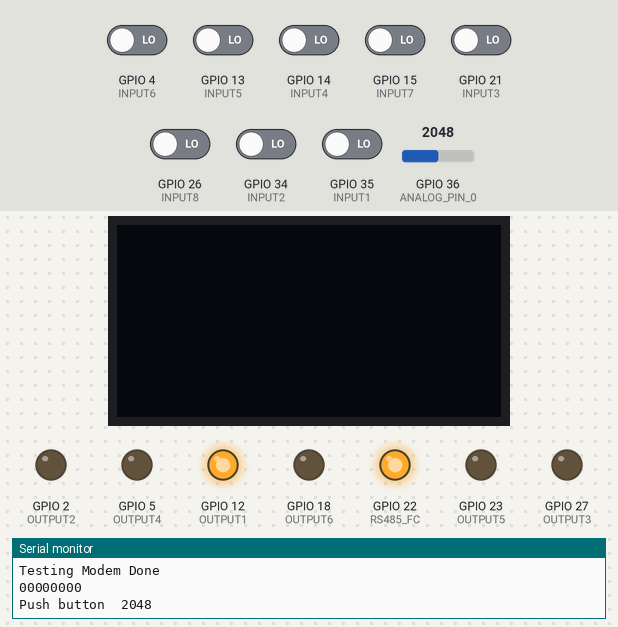
This sketch was run on a simulated ESP32. On the bench: 128×64 one-colour display, output pins drawn as LEDs (lit = HIGH), the last lines printed to the serial monitor. The test bench sets the inputs (shaded band); at power-on: GPIO 4 (INPUT6), GPIO 13 (INPUT5), GPIO 14 (INPUT4), GPIO 15 (INPUT7), GPIO 21 (INPUT3), GPIO 26 (INPUT8), GPIO 34 (INPUT2), GPIO 35 (INPUT1) LOW, GPIO 36 (ANALOG_PIN_0) = 2048. The display library's start-up logo is not drawn; the modem accepts every AT command (registered, SIM ready, sends succeed) and sends nothing else.

Above: at 30.15 s.
At 30.55 s:
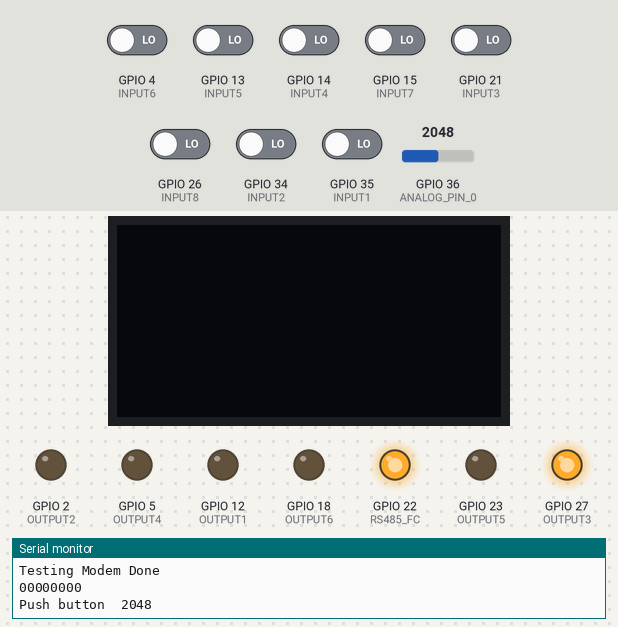
At 30.95 s:
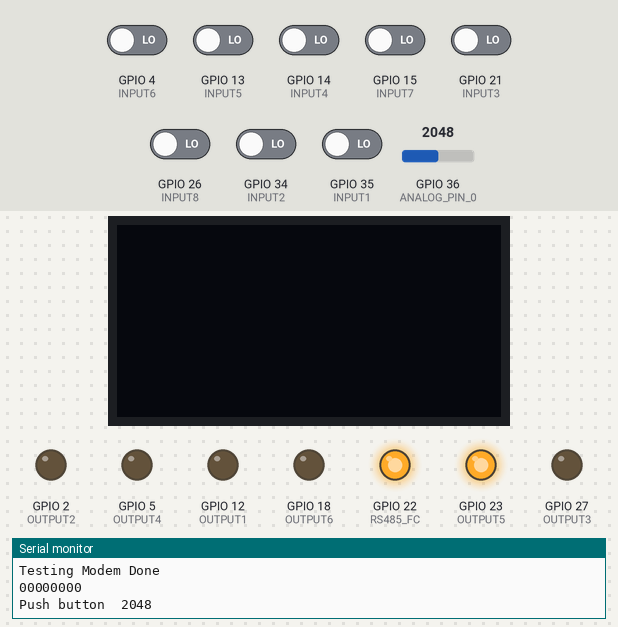
At 31.8 s:
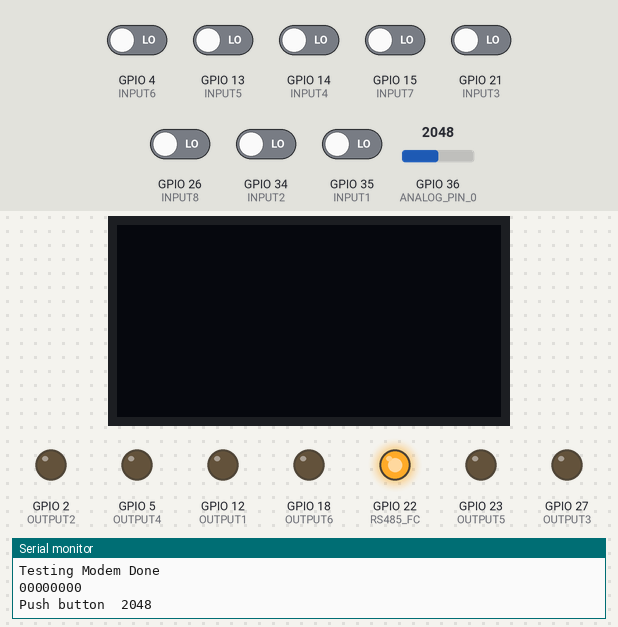
At 33.95 s:
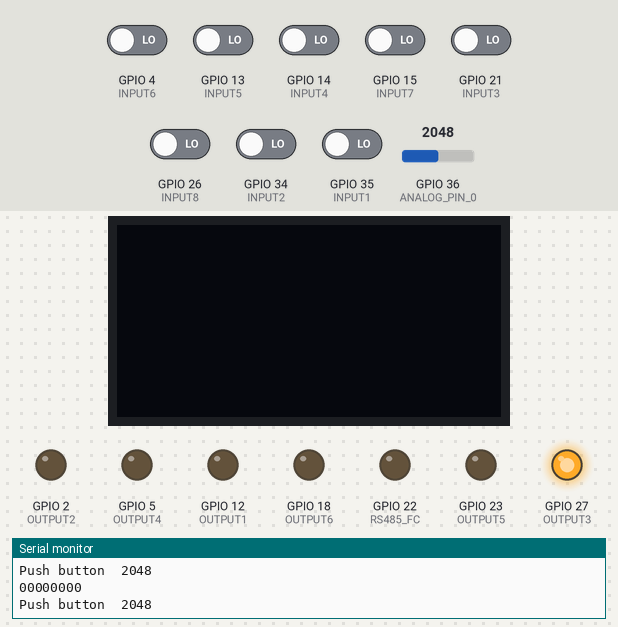
At 36.3 s:
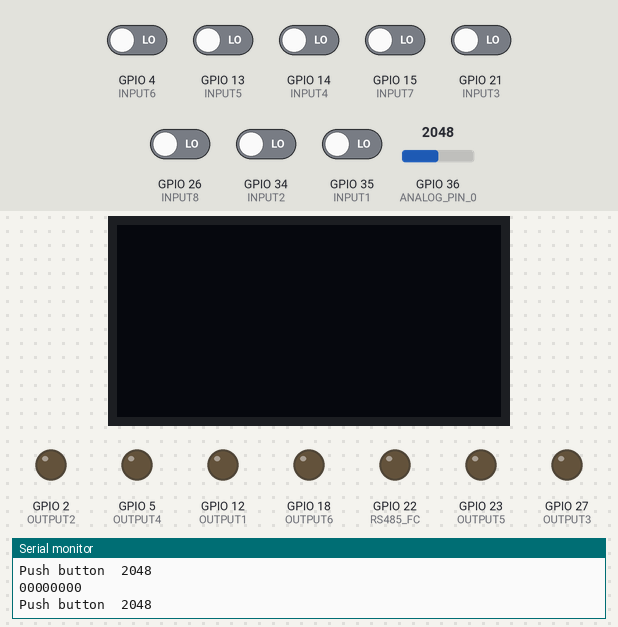
Timing chart, 0 to 37.9 s (numbered marks = the images above):
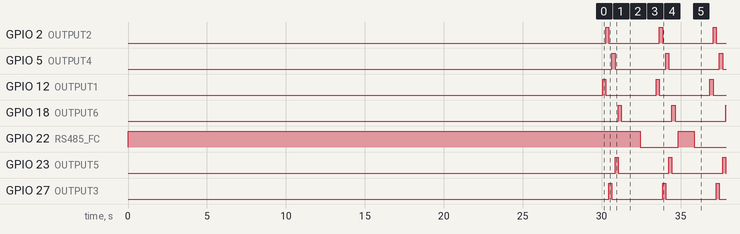

Measured:
- by itself, GPIO 22 (RS485_FC): alternates HIGH for 1.0 s and LOW for 2.4 s
- by itself, GPIO 2 (OUTPUT2), GPIO 5 (OUTPUT4), GPIO 12 (OUTPUT1), GPIO 18 (OUTPUT6), GPIO 23 (OUTPUT5), GPIO 27 (OUTPUT3): alternates HIGH for 0.20 s and LOW for 3.2 s

The sketch:

GSM-AE07-T-G.ino
```cpp
/*
 * RS485
 * SIM800C
 * All Output Turn ON Series
 * All input status serial print
 * Turns ON All Outputs in series
 * Serial prints all the input status
 * SIM800C External Antenna Test
 */

#include <SPI.h>
#include <Wire.h>
#include <Adafruit_GFX.h>
#include <Adafruit_SSD1306.h>
#include <Ethernet.h>
#include <EthernetUdp.h>
#include "FS.h"
#include "SD.h"
#include "RTClib.h"

#define ANALOG_PIN_0 36

#define INPUT1 35
#define INPUT2 34
#define INPUT3 21
#define INPUT4 14
#define INPUT5 13
#define INPUT6 4
#define INPUT7 15
#define INPUT8 26

#define OUTPUT1 12
#define OUTPUT2 2
#define OUTPUT3 27
#define OUTPUT4 5
#define OUTPUT5 23
#define OUTPUT6 18

#define RS485_RX 25
#define RS485_TX 19
#define RS485_FC 22

#define GSM_RX 33
#define GSM_TX 32

#define SCREEN_WIDTH 128 // OLED display width, in pixels
#define SCREEN_HEIGHT 64 // OLED display height, in pixels

#define OLED_RESET     -1 // Reset pin # (or -1 if sharing Arduino reset pin)
Adafruit_SSD1306 display(SCREEN_WIDTH, SCREEN_HEIGHT, &Wire, OLED_RESET);

int analog_value = 0;

int readSwitch(){
  analog_value = analogRead(ANALOG_PIN_0);
  return analog_value; //Read analog
}
unsigned long int timer1 = 0;

// ================================================ SETUP ================================================
void setup() {
  Serial.begin(115200);
  Serial.println("Hello");

  pinMode(RS485_FC, OUTPUT);
  digitalWrite(RS485_FC, HIGH);   // RS-485

  Serial1.begin(9600, SERIAL_8N1, RS485_RX, RS485_TX);
  Serial2.begin(9600, SERIAL_8N1, GSM_RX, GSM_TX);

  pinMode(OUTPUT1, OUTPUT);
  pinMode(OUTPUT2, OUTPUT);
  pinMode(OUTPUT3, OUTPUT);
  pinMode(OUTPUT4, OUTPUT);
  pinMode(OUTPUT5, OUTPUT);
  pinMode(OUTPUT6, OUTPUT);

  pinMode(INPUT1, INPUT);
  pinMode(INPUT2, INPUT);
  pinMode(INPUT3, INPUT);
  pinMode(INPUT4, INPUT);
  pinMode(INPUT5, INPUT);
  pinMode(INPUT6, INPUT);
  pinMode(INPUT7, INPUT);
  pinMode(INPUT8, INPUT);

  Wire.begin(16,17);
  Serial.println("Initializing DIsplay");
  if(!display.begin(SSD1306_SWITCHCAPVCC, 0x3C)) { // Address 0x3D for 128x64
    Serial.println(F("SSD1306 allocation failed"));
    for(;;); // Don't proceed, loop forever
  }
  display.display();
  Serial.println("Testing Modem");
  timer1 = millis();
  Serial2.println("AT");
  while(millis()<timer1+10000){
    while (Serial2.available()) {
    int inByte = Serial2.read();
    Serial.write(inByte);
    }
  }
  timer1 = millis();
  Serial2.println("AT+CPIN?");
  while(millis()<timer1+10000){
    while (Serial2.available()) {
    int inByte = Serial2.read();
    Serial.write(inByte);
    }
  }
  timer1 = millis();
  Serial2.println("AT+CFUN?");
  while(millis()<timer1+10000){
    while (Serial2.available()) {
    int inByte = Serial2.read();
    Serial.write(inByte);
    }
  }
  Serial.println("Testing Modem Done");
  adcAttachPin(36);
  digitalWrite(RS485_FC, HIGH);   // RS-485
}

void loop() {
  while (Serial.available()) {
    int inByte = Serial.read();
    Serial2.write(inByte);
  }
  while (Serial2.available()) {
    int inByte = Serial2.read();
    Serial.write(inByte);
  }
  Serial.print(digitalRead(INPUT1));
  Serial.print(digitalRead(INPUT2));
  Serial.print(digitalRead(INPUT3));
  Serial.print(digitalRead(INPUT4));
  Serial.print(digitalRead(INPUT5));
  Serial.print(digitalRead(INPUT6));
  Serial.print(digitalRead(INPUT7));
  Serial.print(digitalRead(INPUT8));
  Serial.println("");
  Serial.println("");
  Serial.print("Push button  ");
  Serial.println(readSwitch());
  Serial.println("");

  digitalWrite(OUTPUT1, HIGH);
  digitalWrite(OUTPUT2, LOW);
  digitalWrite(OUTPUT3, LOW);
  digitalWrite(OUTPUT4, LOW);
  delay(200);
  digitalWrite(OUTPUT1, LOW);
  digitalWrite(OUTPUT2, HIGH);
  delay(200);
  digitalWrite(OUTPUT2, LOW);
  digitalWrite(OUTPUT3, HIGH);
  delay(200);
  digitalWrite(OUTPUT3, LOW);
  digitalWrite(OUTPUT4, HIGH);
  delay(200);
  digitalWrite(OUTPUT4, LOW);
  digitalWrite(OUTPUT5, HIGH);
  delay(200);
  digitalWrite(OUTPUT5, LOW);
  digitalWrite(OUTPUT6, HIGH);
  delay(200);
  digitalWrite(OUTPUT6, LOW);
  delay(200);

  digitalWrite(RS485_FC, HIGH);                    // Make FLOW CONTROL pin HIGH
  delay(500);
  Serial1.println(F("RS485 01 SUCCESS"));          // Send RS485 SUCCESS serially
  delay(500);                                      // Wait for transmission of data
  digitalWrite(RS485_FC, LOW) ;                    // Receiving mode ON
  delay(500);

  while (Serial1.available()) {  // Check if data is available
    char c = Serial1.read();     // Read data from RS485
    Serial.write(c);             // Print data on serial monitor
 }
 delay(500);
}
```
